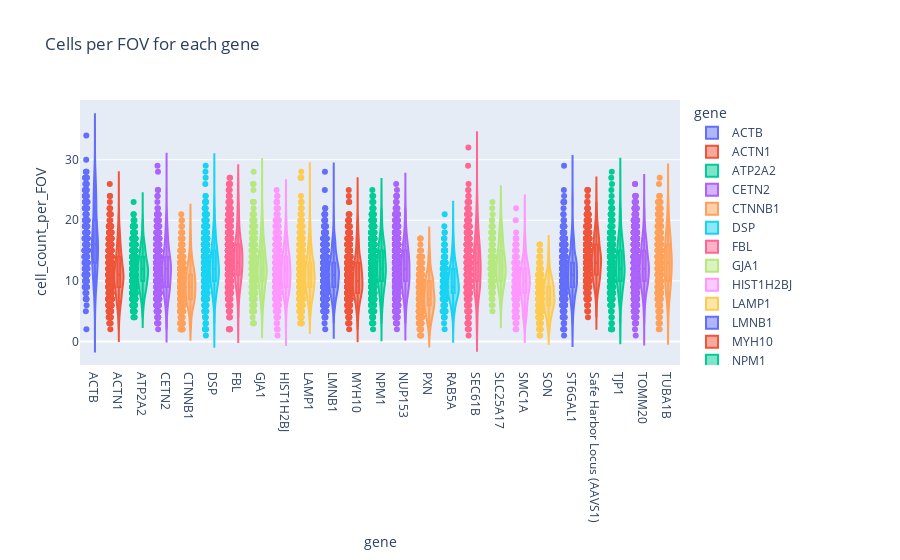

Notebook cell for this chart:
### Code cell
fig_cells_fov = px.violin(
    cells_per_fov,
    x=cells_per_fov.gene,
    y=cells_per_fov.cell_count_per_FOV,
    box=True,
    points='all',
    color=cells_per_fov.gene,
    hover_data=cells_per_fov,
    title="Cells per FOV for each gene"
)
fig_cells_fov.show()

### Figure 1 — Plotly figure (JSON) as saved in the notebook; plotly's stock layout.template omitted (floating-point values rounded to 4 significant figures; data arrays with more than 128 entries replaced by an {"elided": "..."} marker saying what was removed)
{"data": [{"alignmentgroup": "True", "box": {"visible": true}, "customdata": {"elided": "243x1 int values"}, "hovertemplate": "gene=%{x}<br>cell_count_per_FOV=%{y}<br>FOVId=%{customdata[0]}<extra></extra>", "legendgroup": "ACTB", "marker": {"color": "#636efa"}, "name": "ACTB", "offsetgroup": "ACTB", "orientation": "v", "points": "all", "scalegroup": "True", "showlegend": true, "type": "violin", "x": {"elided": "243 str values"}, "x0": " ", "xaxis": "x", "y": {"elided": "243 int values"}, "y0": " ", "yaxis": "y"}, {"alignmentgroup": "True", "box": {"visible": true}, "customdata": {"elided": "725x1 int values"}, "hovertemplate": "gene=%{x}<br>cell_count_per_FOV=%{y}<br>FOVId=%{customdata[0]}<extra></extra>", "legendgroup": "ACTN1", "marker": {"color": "#EF553B"}, "name": "ACTN1", "offsetgroup": "ACTN1", "orientation": "v", "points": "all", "scalegroup": "True", "showlegend": true, "type": "violin", "x": {"elided": "725 str values"}, "x0": " ", "xaxis": "x", "y": {"elided": "725 int values"}, "y0": " ", "yaxis": "y"}, {"alignmentgroup": "True", "box": {"visible": true}, "customdata": {"elided": "872x1 int values"}, "hovertemplate": "gene=%{x}<br>cell_count_per_FOV=%{y}<br>FOVId=%{customdata[0]}<extra></extra>", "legendgroup": "ATP2A2", "marker": {"color": "#00cc96"}, "name": "ATP2A2", "offsetgroup": "ATP2A2", "orientation": "v", "points": "all", "scalegroup": "True", "showlegend": true, "type": "violin", "x": {"elided": "872 str values"}, "x0": " ", "xaxis": "x", "y": {"elided": "872 int values"}, "y0": " ", "yaxis": "y"}, {"alignmentgroup": "True", "box": {"visible": true}, "customdata": {"elided": "631x1 int values"}, "hovertemplate": "gene=%{x}<br>cell_count_per_FOV=%{y}<br>FOVId=%{customdata[0]}<extra></extra>", "legendgroup": "CETN2", "marker": {"color": "#ab63fa"}, "name": "CETN2", "offsetgroup": "CETN2", "orientation": "v", "points": "all", "scalegroup": "True", "showlegend": true, "type": "violin", "x": {"elided": "631 str values"}, "x0": " ", "xaxis": "x", "y": {"elided": "631 int values"}, "y0": " ", "yaxis": "y"}, {"alignmentgroup": "True", "box": {"visible": true}, "customdata": {"elided": "658x1 int values"}, "hovertemplate": "gene=%{x}<br>cell_count_per_FOV=%{y}<br>FOVId=%{customdata[0]}<extra></extra>", "legendgroup": "CTNNB1", "marker": {"color": "#FFA15A"}, "name": "CTNNB1", "offsetgroup": "CTNNB1", "orientation": "v", "points": "all", "scalegroup": "True", "showlegend": true, "type": "violin", "x": {"elided": "658 str values"}, "x0": " ", "xaxis": "x", "y": {"elided": "658 int values"}, "y0": " ", "yaxis": "y"}, {"alignmentgroup": "True", "box": {"visible": true}, "customdata": {"elided": "821x1 int values"}, "hovertemplate": "gene=%{x}<br>cell_count_per_FOV=%{y}<br>FOVId=%{customdata[0]}<extra></extra>", "legendgroup": "DSP", "marker": {"color": "#19d3f3"}, "name": "DSP", "offsetgroup": "DSP", "orientation": "v", "points": "all", "scalegroup": "True", "showlegend": true, "type": "violin", "x": {"elided": "821 str values"}, "x0": " ", "xaxis": "x", "y": {"elided": "821 int values"}, "y0": " ", "yaxis": "y"}, {"alignmentgroup": "True", "box": {"visible": true}, "customdata": {"elided": "760x1 int values"}, "hovertemplate": "gene=%{x}<br>cell_count_per_FOV=%{y}<br>FOVId=%{customdata[0]}<extra></extra>", "legendgroup": "FBL", "marker": {"color": "#FF6692"}, "name": "FBL", "offsetgroup": "FBL", "orientation": "v", "points": "all", "scalegroup": "True", "showlegend": true, "type": "violin", "x": {"elided": "760 str values"}, "x0": " ", "xaxis": "x", "y": {"elided": "760 int values"}, "y0": " ", "yaxis": "y"}, {"alignmentgroup": "True", "box": {"visible": true}, "customdata": {"elided": "528x1 int values"}, "hovertemplate": "gene=%{x}<br>cell_count_per_FOV=%{y}<br>FOVId=%{customdata[0]}<extra></extra>", "legendgroup": "GJA1", "marker": {"color": "#B6E880"}, "name": "GJA1", "offsetgroup": "GJA1", "orientation": "v", "points": "all", "scalegroup": "True", "showlegend": true, "type": "violin", "x": {"elided": "528 str values"}, "x0": " ", "xaxis": "x", "y": {"elided": "528 int values"}, "y0": " ", "yaxis": "y"}, {"alignmentgroup": "True", "box": {"visible": true}, "customdata": {"elided": "1343x1 int values"}, "hovertemplate": "gene=%{x}<br>cell_count_per_FOV=%{y}<br>FOVId=%{customdata[0]}<extra></extra>", "legendgroup": "HIST1H2BJ", "marker": {"color": "#FF97FF"}, "name": "HIST1H2BJ", "offsetgroup": "HIST1H2BJ", "orientation": "v", "points": "all", "scalegroup": "True", "showlegend": true, "type": "violin", "x": {"elided": "1343 str values"}, "x0": " ", "xaxis": "x", "y": {"elided": "1343 int values"}, "y0": " ", "yaxis": "y"}, {"alignmentgroup": "True", "box": {"visible": true}, "customdata": {"elided": "952x1 int values"}, "hovertemplate": "gene=%{x}<br>cell_count_per_FOV=%{y}<br>FOVId=%{customdata[0]}<extra></extra>", "legendgroup": "LAMP1", "marker": {"color": "#FECB52"}, "name": "LAMP1", "offsetgroup": "LAMP1", "orientation": "v", "points": "all", "scalegroup": "True", "showlegend": true, "type": "violin", "x": {"elided": "952 str values"}, "x0": " ", "xaxis": "x", "y": {"elided": "952 int values"}, "y0": " ", "yaxis": "y"}, {"alignmentgroup": "True", "box": {"visible": true}, "customdata": {"elided": "1095x1 int values"}, "hovertemplate": "gene=%{x}<br>cell_count_per_FOV=%{y}<br>FOVId=%{customdata[0]}<extra></extra>", "legendgroup": "LMNB1", "marker": {"color": "#636efa"}, "name": "LMNB1", "offsetgroup": "LMNB1", "orientation": "v", "points": "all", "scalegroup": "True", "showlegend": true, "type": "violin", "x": {"elided": "1095 str values"}, "x0": " ", "xaxis": "x", "y": {"elided": "1095 int values"}, "y0": " ", "yaxis": "y"}, {"alignmentgroup": "True", "box": {"visible": true}, "customdata": {"elided": "604x1 int values"}, "hovertemplate": "gene=%{x}<br>cell_count_per_FOV=%{y}<br>FOVId=%{customdata[0]}<extra></extra>", "legendgroup": "MYH10", "marker": {"color": "#EF553B"}, "name": "MYH10", "offsetgroup": "MYH10", "orientation": "v", "points": "all", "scalegroup": "True", "showlegend": true, "type": "violin", "x": {"elided": "604 str values"}, "x0": " ", "xaxis": "x", "y": {"elided": "604 int values"}, "y0": " ", "yaxis": "y"}, {"alignmentgroup": "True", "box": {"visible": true}, "customdata": {"elided": "1009x1 int values"}, "hovertemplate": "gene=%{x}<br>cell_count_per_FOV=%{y}<br>FOVId=%{customdata[0]}<extra></extra>", "legendgroup": "NPM1", "marker": {"color": "#00cc96"}, "name": "NPM1", "offsetgroup": "NPM1", "orientation": "v", "points": "all", "scalegroup": "True", "showlegend": true, "type": "violin", "x": {"elided": "1009 str values"}, "x0": " ", "xaxis": "x", "y": {"elided": "1009 int values"}, "y0": " ", "yaxis": "y"}, {"alignmentgroup": "True", "box": {"visible": true}, "customdata": {"elided": "1458x1 int values"}, "hovertemplate": "gene=%{x}<br>cell_count_per_FOV=%{y}<br>FOVId=%{customdata[0]}<extra></extra>", "legendgroup": "NUP153", "marker": {"color": "#ab63fa"}, "name": "NUP153", "offsetgroup": "NUP153", "orientation": "v", "points": "all", "scalegroup": "True", "showlegend": true, "type": "violin", "x": {"elided": "1458 str values"}, "x0": " ", "xaxis": "x", "y": {"elided": "1458 int values"}, "y0": " ", "yaxis": "y"}, {"alignmentgroup": "True", "box": {"visible": true}, "customdata": {"elided": "494x1 int values"}, "hovertemplate": "gene=%{x}<br>cell_count_per_FOV=%{y}<br>FOVId=%{customdata[0]}<extra></extra>", "legendgroup": "PXN", "marker": {"color": "#FFA15A"}, "name": "PXN", "offsetgroup": "PXN", "orientation": "v", "points": "all", "scalegroup": "True", "showlegend": true, "type": "violin", "x": {"elided": "494 str values"}, "x0": " ", "xaxis": "x", "y": {"elided": "494 int values"}, "y0": " ", "yaxis": "y"}, {"alignmentgroup": "True", "box": {"visible": true}, "customdata": {"elided": "267x1 int values"}, "hovertemplate": "gene=%{x}<br>cell_count_per_FOV=%{y}<br>FOVId=%{customdata[0]}<extra></extra>", "legendgroup": "RAB5A", "marker": {"color": "#19d3f3"}, "name": "RAB5A", "offsetgroup": "RAB5A", "orientation": "v", "points": "all", "scalegroup": "True", "showlegend": true, "type": "violin", "x": {"elided": "267 str values"}, "x0": " ", "xaxis": "x", "y": {"elided": "267 int values"}, "y0": " ", "yaxis": "y"}, {"alignmentgroup": "True", "box": {"visible": true}, "customdata": {"elided": "523x1 int values"}, "hovertemplate": "gene=%{x}<br>cell_count_per_FOV=%{y}<br>FOVId=%{customdata[0]}<extra></extra>", "legendgroup": "SEC61B", "marker": {"color": "#FF6692"}, "name": "SEC61B", "offsetgroup": "SEC61B", "orientation": "v", "points": "all", "scalegroup": "True", "showlegend": true, "type": "violin", "x": {"elided": "523 str values"}, "x0": " ", "xaxis": "x", "y": {"elided": "523 int values"}, "y0": " ", "yaxis": "y"}, {"alignmentgroup": "True", "box": {"visible": true}, "customdata": {"elided": "156x1 int values"}, "hovertemplate": "gene=%{x}<br>cell_count_per_FOV=%{y}<br>FOVId=%{customdata[0]}<extra></extra>", "legendgroup": "SLC25A17", "marker": {"color": "#B6E880"}, "name": "SLC25A17", "offsetgroup": "SLC25A17", "orientation": "v", "points": "all", "scalegroup": "True", "showlegend": true, "type": "violin", "x": {"elided": "156 str values"}, "x0": " ", "xaxis": "x", "y": {"elided": "156 int values"}, "y0": " ", "yaxis": "y"}, {"alignmentgroup": "True", "box": {"visible": true}, "customdata": {"elided": "245x1 int values"}, "hovertemplate": "gene=%{x}<br>cell_count_per_FOV=%{y}<br>FOVId=%{customdata[0]}<extra></extra>", "legendgroup": "SMC1A", "marker": {"color": "#FF97FF"}, "name": "SMC1A", "offsetgroup": "SMC1A", "orientation": "v", "points": "all", "scalegroup": "True", "showlegend": true, "type": "violin", "x": {"elided": "245 str values"}, "x0": " ", "xaxis": "x", "y": {"elided": "245 int values"}, "y0": " ", "yaxis": "y"}, {"alignmentgroup": "True", "box": {"visible": true}, "customdata": {"elided": "393x1 int values"}, "hovertemplate": "gene=%{x}<br>cell_count_per_FOV=%{y}<br>FOVId=%{customdata[0]}<extra></extra>", "legendgroup": "SON", "marker": {"color": "#FECB52"}, "name": "SON", "offsetgroup": "SON", "orientation": "v", "points": "all", "scalegroup": "True", "showlegend": true, "type": "violin", "x": {"elided": "393 str values"}, "x0": " ", "xaxis": "x", "y": {"elided": "393 int values"}, "y0": " ", "yaxis": "y"}, {"alignmentgroup": "True", "box": {"visible": true}, "customdata": {"elided": "570x1 int values"}, "hovertemplate": "gene=%{x}<br>cell_count_per_FOV=%{y}<br>FOVId=%{customdata[0]}<extra></extra>", "legendgroup": "ST6GAL1", "marker": {"color": "#636efa"}, "name": "ST6GAL1", "offsetgroup": "ST6GAL1", "orientation": "v", "points": "all", "scalegroup": "True", "showlegend": true, "type": "violin", "x": {"elided": "570 str values"}, "x0": " ", "xaxis": "x", "y": {"elided": "570 int values"}, "y0": " ", "yaxis": "y"}, {"alignmentgroup": "True", "box": {"visible": true}, "customdata": {"elided": "599x1 int values"}, "hovertemplate": "gene=%{x}<br>cell_count_per_FOV=%{y}<br>FOVId=%{customdata[0]}<extra></extra>", "legendgroup": "Safe Harbor Locus (AAVS1)", "marker": {"color": "#EF553B"}, "name": "Safe Harbor Locus (AAVS1)", "offsetgroup": "Safe Harbor Locus (AAVS1)", "orientation": "v", "points": "all", "scalegroup": "True", "showlegend": true, "type": "violin", "x": {"elided": "599 str values"}, "x0": " ", "xaxis": "x", "y": {"elided": "599 int values"}, "y0": " ", "yaxis": "y"}, {"alignmentgroup": "True", "box": {"visible": true}, "customdata": {"elided": "459x1 int values"}, "hovertemplate": "gene=%{x}<br>cell_count_per_FOV=%{y}<br>FOVId=%{customdata[0]}<extra></extra>", "legendgroup": "TJP1", "marker": {"color": "#00cc96"}, "name": "TJP1", "offsetgroup": "TJP1", "orientation": "v", "points": "all", "scalegroup": "True", "showlegend": true, "type": "violin", "x": {"elided": "459 str values"}, "x0": " ", "xaxis": "x", "y": {"elided": "459 int values"}, "y0": " ", "yaxis": "y"}, {"alignmentgroup": "True", "box": {"visible": true}, "customdata": {"elided": "1963x1 int values"}, "hovertemplate": "gene=%{x}<br>cell_count_per_FOV=%{y}<br>FOVId=%{customdata[0]}<extra></extra>", "legendgroup": "TOMM20", "marker": {"color": "#ab63fa"}, "name": "TOMM20", "offsetgroup": "TOMM20", "orientation": "v", "points": "all", "scalegroup": "True", "showlegend": true, "type": "violin", "x": {"elided": "1963 str values"}, "x0": " ", "xaxis": "x", "y": {"elided": "1963 int values"}, "y0": " ", "yaxis": "y"}, {"alignmentgroup": "True", "box": {"visible": true}, "customdata": {"elided": "730x1 int values"}, "hovertemplate": "gene=%{x}<br>cell_count_per_FOV=%{y}<br>FOVId=%{customdata[0]}<extra></extra>", "legendgroup": "TUBA1B", "marker": {"color": "#FFA15A"}, "name": "TUBA1B", "offsetgroup": "TUBA1B", "orientation": "v", "points": "all", "scalegroup": "True", "showlegend": true, "type": "violin", "x": {"elided": "730 str values"}, "x0": " ", "xaxis": "x", "y": {"elided": "730 int values"}, "y0": " ", "yaxis": "y"}], "layout": {"autosize": true, "legend": {"title": {"text": "gene"}, "tracegroupgap": 0}, "title": {"text": "Cells per FOV for each gene"}, "violinmode": "overlay", "xaxis": {"anchor": "y", "autorange": true, "categoryarray": ["ACTB", "ACTN1", "ATP2A2", "CETN2", "CTNNB1", "DSP", "FBL", "GJA1", "HIST1H2BJ", "LAMP1", "LMNB1", "MYH10", "NPM1", "NUP153", "PXN", "RAB5A", "SEC61B", "SLC25A17", "SMC1A", "SON", "ST6GAL1", "Safe Harbor Locus (AAVS1)", "TJP1", "TOMM20", "TUBA1B"], "categoryorder": "array", "domain": [0, 1], "range": [-0.5538, 24.5], "title": {"text": "gene"}, "type": "category"}, "yaxis": {"anchor": "x", "autorange": true, "domain": [0, 1], "range": [-3.88, 39.85], "title": {"text": "cell_count_per_FOV"}, "type": "linear"}}}
